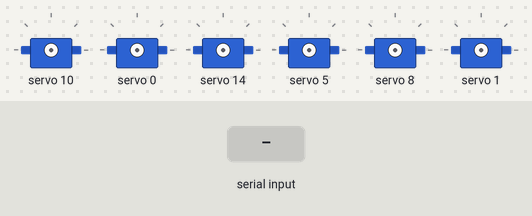
Simulated run of this sketch. Board: Arduino Uno, built with avr-gcc and run on an emulated ATmega328P. Shown: 6 × servo. The test bench sets the inputs (shaded band).

Above: at 1.2 s.
1.3 s: "90,45\n" received over Serial
4.3 s: "30,150\n" received over Serial
5.8 s: "90\n" received over Serial
At 6.5 s:
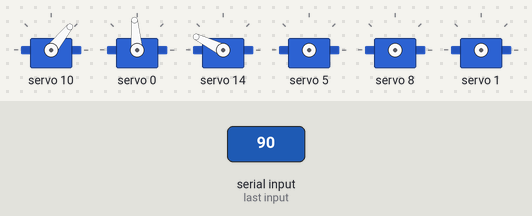
8.8 s: "5\n" received over Serial
11.3 s: "200\n" received over Serial
13.8 s: "1,90\n" received over Serial
Timing chart, 0 to 16.3 s (numbered marks = the images above; inputs shaded):
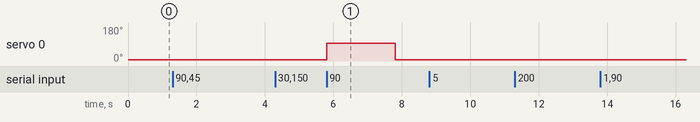

The sketch:

arduino_kontrol.ino
```cpp
#include <Wire.h>
#include <Adafruit_PWMServoDriver.h>

#define SERVO_MIN 150  // Minimum açı değeri (servo motorun minimum dönebileceği açı)
#define SERVO_MAX 600  // Maksimum açı değeri (servo motorun maksimum dönebileceği açı)

Adafruit_PWMServoDriver pwm = Adafruit_PWMServoDriver();


void setup() {
  Serial.begin(9600);
  pwm.begin();
  pwm.setPWMFreq(60);  // PWM frekansını 60 Hz olarak ayarlayabilirsiniz
}

void loop() {
  if (Serial.available() > 0) {
    // Seri haberleşme ile Python'dan gelen verileri alıyoruz
    int servoNum = Serial.parseInt();  // Servo numarası
    char delimiter = Serial.read();    // Delimiter karakterini alıyoruz
    int angle = Serial.parseInt();     // Döndürmek istediğimiz açı değeri

    // Açı değerini sınırlıyoruz
    angle = constrain(angle, 0, 180);

    // Açı değerini PWM sinyaline çeviriyoruz
    int pwmValue = map(angle, 0, 180, SERVO_MIN, SERVO_MAX);

    // Servo motoru döndürüyoruz
    pwm.setPWM(servoNum, 0, pwmValue);
  }
}
```

Measured:
- after the input at 5.8 s, servo 0: 6° → 95° at once, → 6° 2.0 s later
